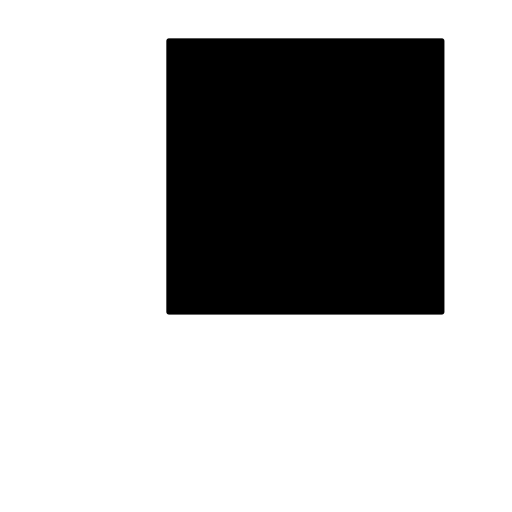
#> input picture entrenamiento/3-cuadrado.png, 512 x 512 px
$ python '012-comprobacion con circulos y rectangulos.py'
#> lines starting #> are read from the running program, lines starting #| are printed output that depends on the picture; after the words box and inside, x2 and y2 are one past the last pixel; in counts of white or black regions, pixels touching at a corner belong together
from PIL import Image,ImageFilter

imagen = Image.open("entrenamiento/3-cuadrado.png")
#> imagen is the input picture: PIL image 512x512 RGBA; mean R, G, B, A 179.8, 179.8, 179.8, 74.7
imagen = imagen.resize((512,512))
imagen = imagen.convert("L")
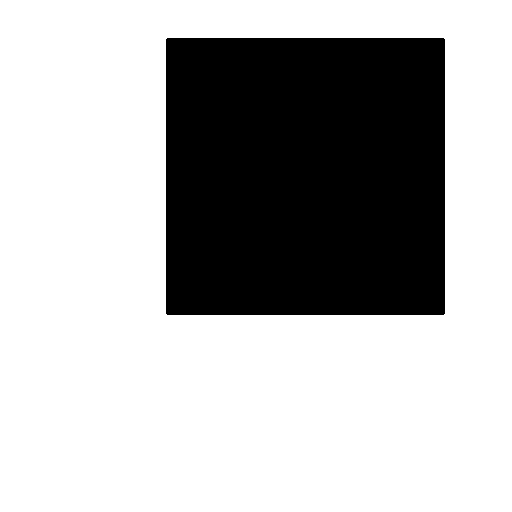
#> imagen: PIL image 512x512 L; 70.5% white; 1 black region, box (x1, y1, x2, y2) and area: (166, 38, 445, 315) 77279
imagen = imagen.filter(ImageFilter.FIND_EDGES)
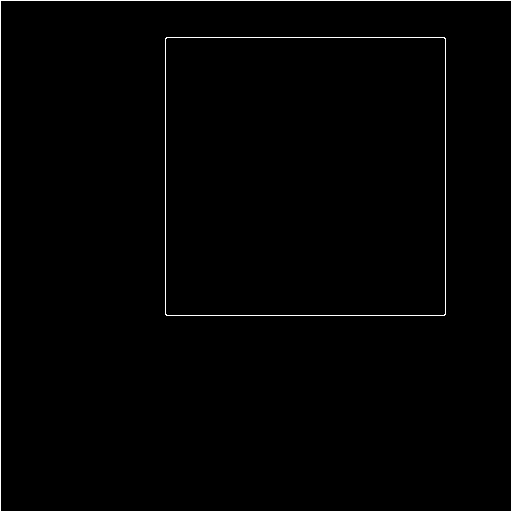
#> imagen: PIL image 512x512 L; 1.2% white in thin lines or dots
imagen = imagen.point(lambda x:0 if x < 50 else 255,'1')
pixeles = imagen.load()
anchurabloque = 2
combinaciones = pow(2,pow(anchurabloque,2))
lista = []
for i in range(0,combinaciones):
    lista.append(0)
for x1 in range(0,512-anchurabloque):
    for y1 in range(0,512-anchurabloque):
        cadena = ""
        for x in range(0,anchurabloque):
            for y in range(0,anchurabloque):
                if pixeles[x1+x,y1+y] == 255:
                    cadena += "1"
                else:
                    cadena += "0"
        lista[int(cadena,2)] += 1
print(lista)

$ run again, with entrenamiento/1-circulo.png copied over entrenamiento/3-cuadrado.png
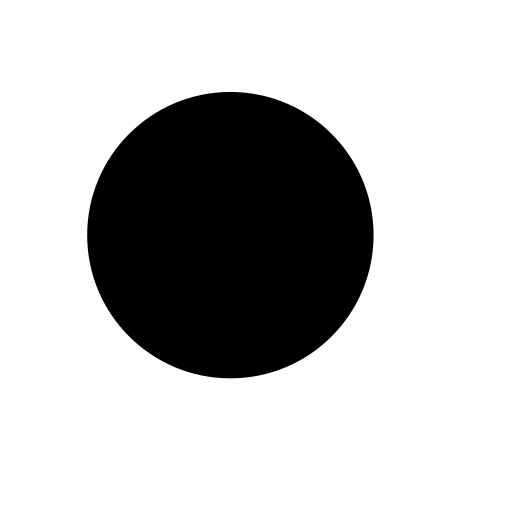
#> input picture entrenamiento/1-circulo.png, 512 x 512 px
#> imagen is the input picture: PIL image 512x512 RGBA; mean R, G, B, A 191.8, 191.8, 191.8, 62.7
#> `imagen = imagen.convert("L")`:
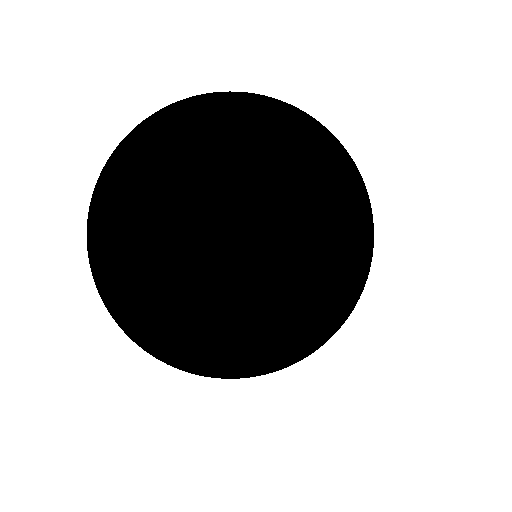
#> imagen: PIL image 512x512 L; 75.2% white; 1 black region, box (x1, y1, x2, y2) and area: (87, 91, 374, 379) 64947
#> `imagen = imagen.filter(ImageFilter.FIND_EDGES)`:
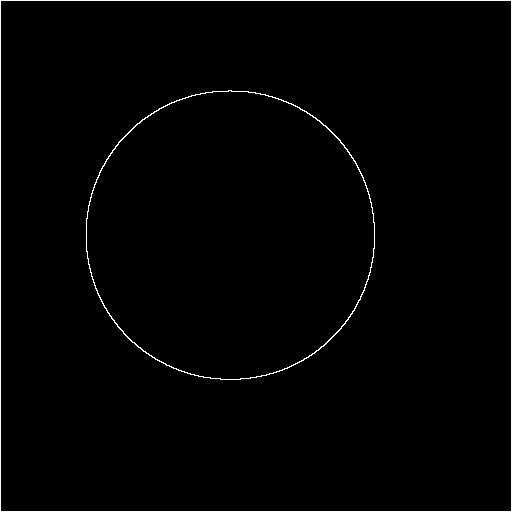
#> imagen: PIL image 512x512 L; 1.2% white in thin lines or dots

$ run again, with entrenamiento/2-circulo.png copied over entrenamiento/3-cuadrado.png
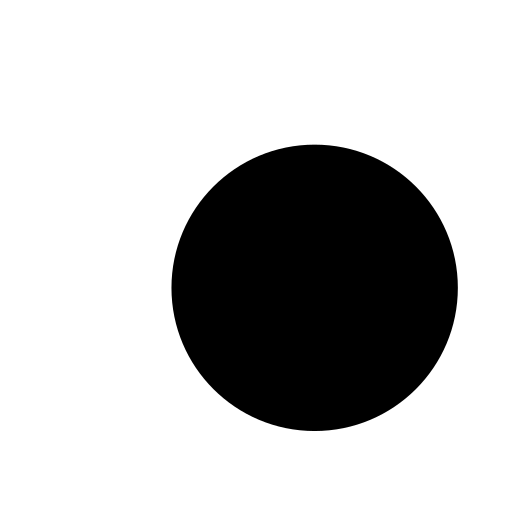
#> input picture entrenamiento/2-circulo.png, 512 x 512 px
#> imagen is the input picture: PIL image 512x512 RGBA; mean R, G, B, A 191.8, 191.8, 191.8, 62.7
#> `imagen = imagen.convert("L")`:
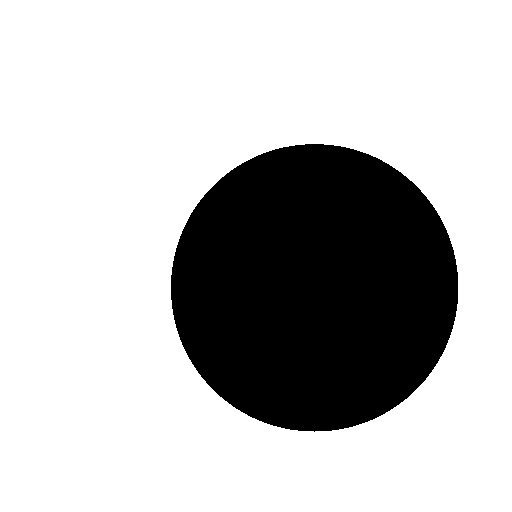
#> imagen: PIL image 512x512 L; 75.2% white; 1 black region, box (x1, y1, x2, y2) and area: (171, 144, 458, 432) 64939
#> `imagen = imagen.filter(ImageFilter.FIND_EDGES)`:
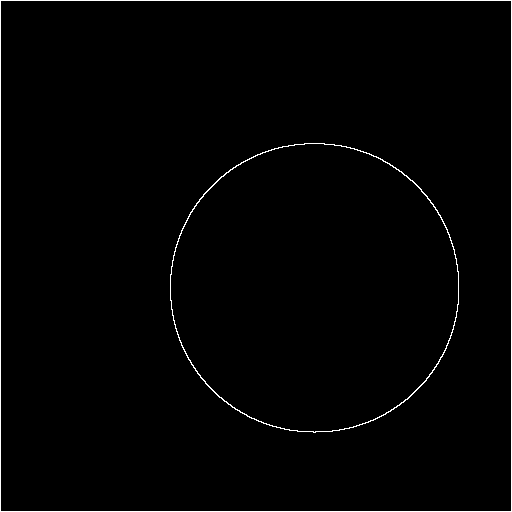
#> imagen: PIL image 512x512 L; 1.2% white in thin lines or dots
